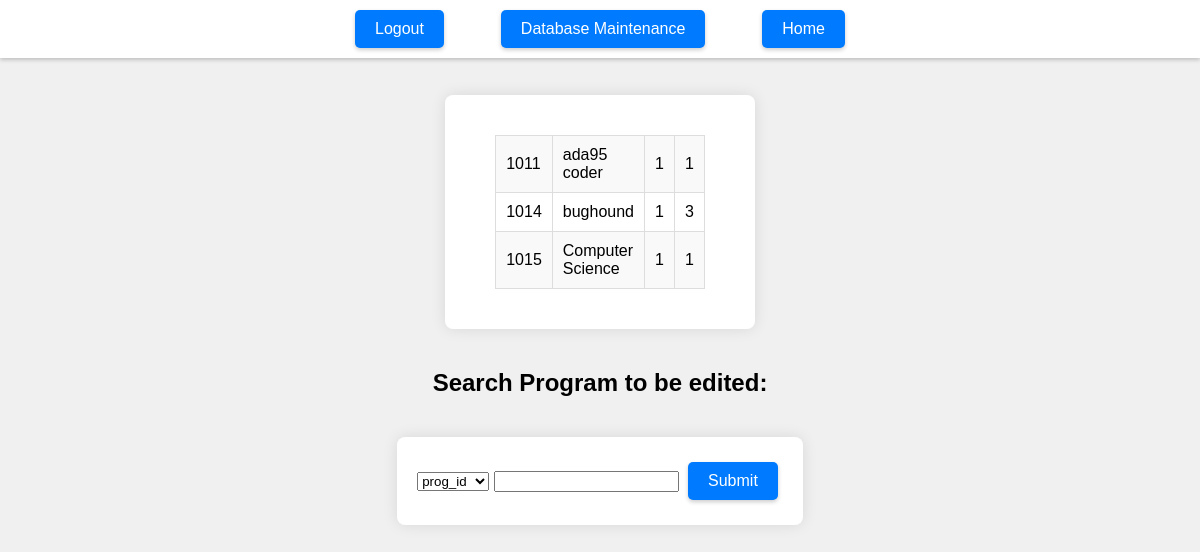
The page /update_program (signed in) on the database as committed earlier.
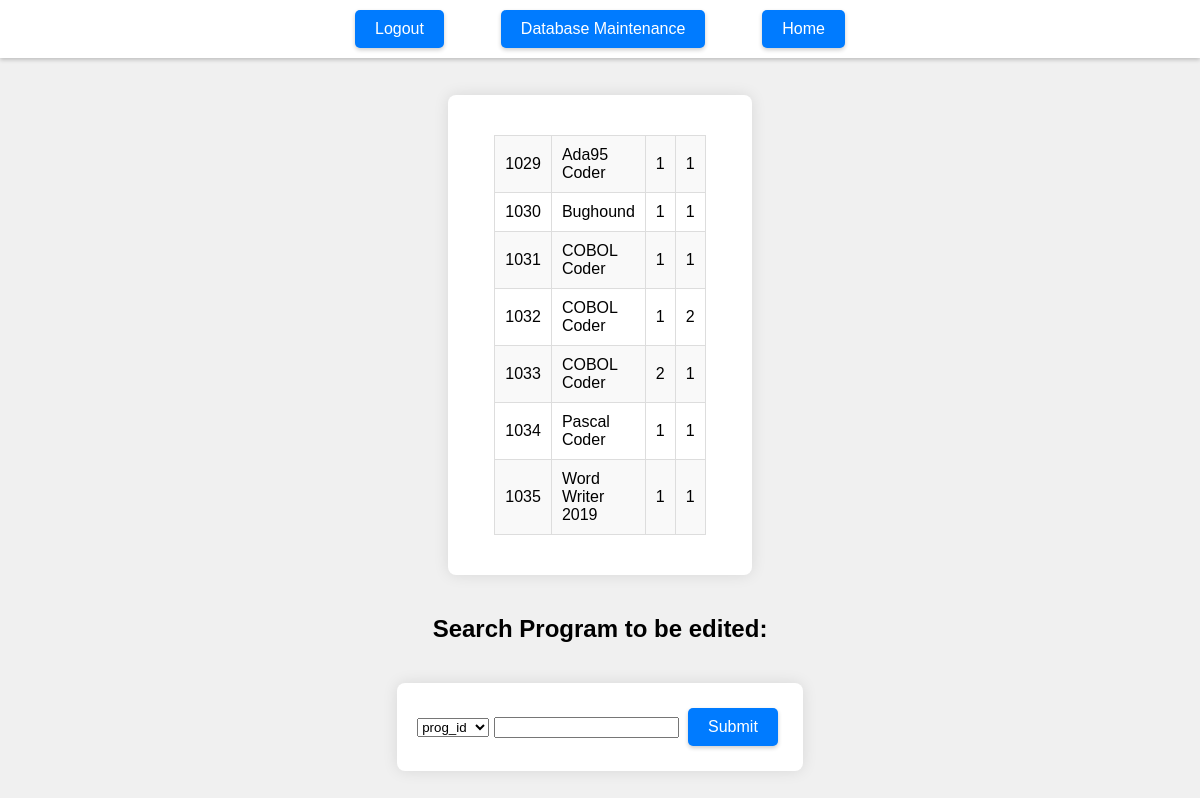
The same page on the database as committed later.
### tables this page shows
CREATE TABLE `programs` ( `prog_id` integer PRIMARY KEY AUTOINCREMENT, `program` varchar(32) NOT NULL, `program_release` varchar(32) NOT NULL, `program_version` varchar(32) NOT NULL);

### app.py (the view, shortened to what this page needs)
@app.route("/update_program",methods=["GET","POST"])
def update_program():
    if "loggedin" not in session:
        return render_template("login.html")
    options = ["prog_id","program"]
    programs = get_programs()
    if request.method == "GET":
        return render_template("edit_programs.html",\
                               options=options,programs=programs)

### app.py (called while the page is built)
def connect_db():
    sql = sqlite3.connect("/Users/ishanunnarkar/Desktop/Projects/Bug_Hound-Project-main/server/db/bughound.db")
    sql.row_factory = sqlite3.Row
    return sql

def get_db():
    if not hasattr(g,"sqlite3"):
        g.sqlite_db = connect_db()
    return g.sqlite_db

def get_programs():
    db=get_db()
    cur = db.execute('select * from programs')
    programs = cur.fetchall()
    return programs

### templates/edit_programs.html (shortened to what this page needs)
<!DOCTYPE html>
<html lang="en">
<head>
    <link rel="stylesheet" href="{{ url_for('static', filename='css/database_maintenance.css') }}">
</head>
<body>
<div class="header">
    <div class="navigation">
        <a href="{{url_for('logout')}}" class="btn header-btn">Logout</a>
        <a href="{{url_for('database_maintenance')}}" class="btn header-btn">Database Maintenance</a>
        <a href="{{url_for('index_page')}}" class="btn header-btn">Home</a>
    </div>
</div>
    <div class="styled-container">
        <table style="width:25%", border="1">
            {% for item in programs %}
            <tr>
                <td>{{item[0]}}</td>
                <td>{{item[1]}}</td>
                <td>{{item[2]}}</td>
                <td>{{item[3]}}</td>
            </tr>
            {% endfor %}
        </table>
    </div>
    <h2> Search Program to be edited:</h2>
    <form method="POST",action="{{url_for('update_program')}}">
    <select name="options">
    <option value="{{options[0]}}" selected>{{options[0]}}</option>
    </select>
    <input name="search_data" class ="textbox"type = "text">
    <input type="submit" value ="Submit">
    </form>
</body>
</html>

Rows that differ between the two databases and show on the page:
removed programs: prog_id "1011", program "ada95 coder", program_release "1", program_version "1"
removed programs: prog_id "1014", program "bughound", program_release "1", program_version "3"
removed programs: prog_id "1015", program "Computer Science", program_release "1", program_version "1"
added programs: prog_id "1029", program "Ada95 Coder", program_release "1", program_version "1"
added programs: prog_id "1030", program "Bughound", program_release "1", program_version "1"
added programs: prog_id "1031", program "COBOL Coder", program_release "1", program_version "1"
added programs: prog_id "1032", program "COBOL Coder", program_release "1", program_version "2"
added programs: prog_id "1033", program "COBOL Coder", program_release "2", program_version "1"
added programs: prog_id "1034", program "Pascal Coder", program_release "1", program_version "1"
added programs: prog_id "1035", program "Word Writer 2019", program_release "1", program_version "1"
